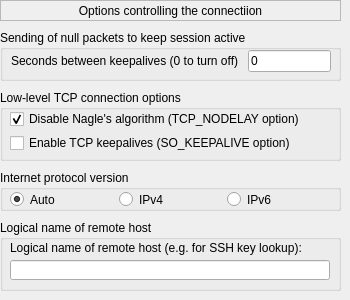
   <widget class="QWidget" name="page_13">
    <widget class="QLabel" name="label_65">
     <property name="geometry">
      <rect>
       <x>0</x>
       <y>0</y>
       <width>341</width>
       <height>21</height>
      </rect>
     </property>
     <property name="frameShape">
      <enum>QFrame::StyledPanel</enum>
     </property>
     <property name="text">
      <string>Options controlling the connectiion</string>
     </property>
     <property name="alignment">
      <set>Qt::AlignCenter</set>
     </property>
    </widget>
    <widget class="QGroupBox" name="groupBox_31">
     <property name="geometry">
      <rect>
       <x>0</x>
       <y>30</y>
       <width>341</width>
       <height>51</height>
      </rect>
     </property>
     <property name="title">
      <string>Sending of null packets to keep session active</string>
     </property>
     <widget class="QWidget" name="layoutWidget24">
      <property name="geometry">
       <rect>
        <x>11</x>
        <y>20</y>
        <width>320</width>
        <height>22</height>
       </rect>
      </property>
      <layout class="QHBoxLayout" name="horizontalLayout_12">
       <item>
        <widget class="QLabel" name="label_66">
         <property name="text">
          <string>Seconds between keepalives (0 to turn off) </string>
         </property>
        </widget>
       </item>
       <item>
        <widget class="QLineEdit" name="le_ping_interval">
         <property name="text">
          <string>0</string>
         </property>
        </widget>
       </item>
      </layout>
     </widget>
    </widget>
    <widget class="QGroupBox" name="groupBox_32">
     <property name="geometry">
      <rect>
       <x>0</x>
       <y>90</y>
       <width>341</width>
       <height>71</height>
      </rect>
     </property>
     <property name="title">
      <string>Low-level TCP connection options</string>
     </property>
     <widget class="QWidget" name="layoutWidget25">
      <property name="geometry">
       <rect>
        <x>10</x>
        <y>20</y>
        <width>320</width>
        <height>42</height>
       </rect>
      </property>
      <layout class="QVBoxLayout" name="verticalLayout_13">
       <item>
        <widget class="QCheckBox" name="chb_tcp_nodelay">
         <property name="text">
          <string>Disable Nagle's algorithm (TCP_NODELAY option)</string>
         </property>
         <property name="checked">
          <bool>true</bool>
         </property>
        </widget>
       </item>
       <item>
        <widget class="QCheckBox" name="chb_tcp_keepalive">
         <property name="text">
          <string>Enable TCP keepalives (SO_KEEPALIVE option)</string>
         </property>
        </widget>
       </item>
      </layout>
     </widget>
    </widget>
    <widget class="QGroupBox" name="groupBox_33">
     <property name="geometry">
      <rect>
       <x>0</x>
       <y>170</y>
       <width>341</width>
       <height>41</height>
      </rect>
     </property>
     <property name="title">
      <string>Internet protocol version</string>
     </property>
     <widget class="QWidget" name="layoutWidget26">
      <property name="geometry">
       <rect>
        <x>10</x>
        <y>20</y>
        <width>320</width>
        <height>19</height>
       </rect>
      </property>
      <layout class="QHBoxLayout" name="horizontalLayout_13">
       <item>
        <widget class="QRadioButton" name="rb_connectprotocol_auto">
         <property name="text">
          <string>Auto</string>
         </property>
         <property name="checked">
          <bool>true</bool>
         </property>
         <attribute name="buttonGroup">
          <string notr="true">gp_addressfamily</string>
         </attribute>
        </widget>
       </item>
       <item>
        <widget class="QRadioButton" name="rb_connectprotocol_ipv4">
         <property name="text">
          <string>IPv4</string>
         </property>
         <attribute name="buttonGroup">
          <string notr="true">gp_addressfamily</string>
         </attribute>
        </widget>
       </item>
       <item>
        <widget class="QRadioButton" name="rb_connectprotocol_ipv6">
         <property name="text">
          <string>IPv6</string>
         </property>
         <attribute name="buttonGroup">
          <string notr="true">gp_addressfamily</string>
         </attribute>
        </widget>
       </item>
      </layout>
     </widget>
    </widget>
    <widget class="QGroupBox" name="groupBox_34">
     <property name="geometry">
      <rect>
       <x>0</x>
       <y>220</y>
       <width>341</width>
       <height>71</height>
      </rect>
     </property>
     <property name="title">
      <string>Logical name of remote host</string>
     </property>
     <widget class="QLabel" name="label_67">
      <property name="geometry">
       <rect>
        <x>10</x>
        <y>20</y>
        <width>320</width>
        <height>16</height>
       </rect>
      </property>
      <property name="text">
       <string>Logical name of remote host (e.g. for SSH key lookup):</string>
      </property>
     </widget>
     <widget class="QLineEdit" name="le_loghost">
      <property name="geometry">
       <rect>
        <x>10</x>
        <y>40</y>
        <width>320</width>
        <height>20</height>
       </rect>
      </property>
     </widget>
    </widget>
   </widget>
